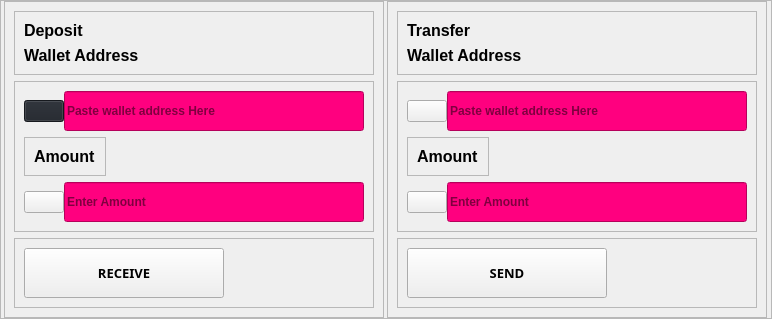
              <widget class="QFrame" name="frame_35">
               <property name="geometry">
                <rect>
                 <x>9</x>
                 <y>158</y>
                 <width>772</width>
                 <height>319</height>
                </rect>
               </property>
               <property name="sizePolicy">
                <sizepolicy hsizetype="Fixed" vsizetype="Expanding">
                 <horstretch>0</horstretch>
                 <verstretch>0</verstretch>
                </sizepolicy>
               </property>
               <property name="frameShape">
                <enum>QFrame::StyledPanel</enum>
               </property>
               <property name="frameShadow">
                <enum>QFrame::Raised</enum>
               </property>
               <layout class="QHBoxLayout" name="horizontalLayout_14">
                <property name="spacing">
                 <number>0</number>
                </property>
                <property name="leftMargin">
                 <number>0</number>
                </property>
                <property name="topMargin">
                 <number>0</number>
                </property>
                <property name="rightMargin">
                 <number>0</number>
                </property>
                <property name="bottomMargin">
                 <number>0</number>
                </property>
                <item>
                 <widget class="QFrame" name="frame_31">
                  <property name="sizePolicy">
                   <sizepolicy hsizetype="Fixed" vsizetype="Fixed">
                    <horstretch>0</horstretch>
                    <verstretch>0</verstretch>
                   </sizepolicy>
                  </property>
                  <property name="minimumSize">
                   <size>
                    <width>0</width>
                    <height>0</height>
                   </size>
                  </property>
                  <property name="frameShape">
                   <enum>QFrame::StyledPanel</enum>
                  </property>
                  <property name="frameShadow">
                   <enum>QFrame::Raised</enum>
                  </property>
                  <layout class="QVBoxLayout" name="verticalLayout_47">
                   <item>
                    <widget class="QFrame" name="frame_34">
                     <property name="toolTip">
                      <string notr="true"/>
                     </property>
                     <property name="frameShape">
                      <enum>QFrame::StyledPanel</enum>
                     </property>
                     <property name="frameShadow">
                      <enum>QFrame::Raised</enum>
                     </property>
                     <layout class="QVBoxLayout" name="verticalLayout_50">
                      <item>
                       <widget class="QLabel" name="label_18">
                        <property name="font">
                         <font>
                          <pointsize>12</pointsize>
                          <weight>75</weight>
                          <bold>true</bold>
                         </font>
                        </property>
                        <property name="toolTip">
                         <string notr="true"/>
                        </property>
                        <property name="text">
                         <string>Deposit</string>
                        </property>
                       </widget>
                      </item>
                      <item>
                       <widget class="QLabel" name="label_12">
                        <property name="font">
                         <font>
                          <pointsize>12</pointsize>
                          <weight>75</weight>
                          <bold>true</bold>
                         </font>
                        </property>
                        <property name="toolTipDuration">
                         <number>-1</number>
                        </property>
                        <property name="text">
                         <string>Wallet Address</string>
                        </property>
                       </widget>
                      </item>
                     </layout>
                    </widget>
                   </item>
                   <item>
                    <widget class="QFrame" name="inputFrame">
                     <property name="sizePolicy">
                      <sizepolicy hsizetype="Expanding" vsizetype="Expanding">
                       <horstretch>0</horstretch>
                       <verstretch>0</verstretch>
                      </sizepolicy>
                     </property>
                     <property name="minimumSize">
                      <size>
                       <width>0</width>
                       <height>0</height>
                      </size>
                     </property>
                     <property name="frameShape">
                      <enum>QFrame::StyledPanel</enum>
                     </property>
                     <property name="frameShadow">
                      <enum>QFrame::Raised</enum>
                     </property>
                     <layout class="QVBoxLayout" name="verticalLayout_24">
                      <item>
                       <widget class="QFrame" name="addressLine">
                        <property name="sizePolicy">
                         <sizepolicy hsizetype="Fixed" vsizetype="Expanding">
                          <horstretch>0</horstretch>
                          <verstretch>0</verstretch>
                         </sizepolicy>
                        </property>
                        <property name="layoutDirection">
                         <enum>Qt::LeftToRight</enum>
                        </property>
                        <property name="frameShape">
                         <enum>QFrame::NoFrame</enum>
                        </property>
                        <property name="frameShadow">
                         <enum>QFrame::Raised</enum>
                        </property>
                        <layout class="QHBoxLayout" name="horizontalLayout_20">
                         <property name="spacing">
                          <number>0</number>
                         </property>
                         <property name="leftMargin">
                          <number>0</number>
                         </property>
                         <property name="topMargin">
                          <number>0</number>
                         </property>
                         <property name="rightMargin">
                          <number>0</number>
                         </property>
                         <property name="bottomMargin">
                          <number>0</number>
                         </property>
                         <item>
                          <layout class="QGridLayout" name="gridLayout_5" columnstretch="0,0">
                           <item row="0" column="1">
                            <widget class="QLineEdit" name="addressLineEdit">
                             <property name="sizePolicy">
                              <sizepolicy hsizetype="Expanding" vsizetype="Preferred">
                               <horstretch>0</horstretch>
                               <verstretch>0</verstretch>
                              </sizepolicy>
                             </property>
                             <property name="minimumSize">
                              <size>
                               <width>300</width>
                               <height>40</height>
                              </size>
                             </property>
                             <property name="font">
                              <font>
                               <weight>75</weight>
                               <bold>true</bold>
                              </font>
                             </property>
                             <property name="toolTip">
                              <string>Paste wallet address here</string>
                             </property>
                             <property name="styleSheet">
                              <string notr="true">background-color: rgb(255, 0, 127);</string>
                             </property>
                             <property name="placeholderText">
                              <string>Paste wallet address Here</string>
                             </property>
                            </widget>
                           </item>
                           <item row="0" column="0" alignment="Qt::AlignHCenter">
                            <widget class="QPushButton" name="CertBtn_2">
                             <property name="styleSheet">
                              <string notr="true">background-color:#1f232a;</string>
                             </property>
                             <property name="text">
                              <string/>
                             </property>
                             <property name="icon">
                              <iconset resource="resources.qrc">
                               <normaloff>:/icons/icons/clipboard.svg</normaloff>:/icons/icons/clipboard.svg</iconset>
                             </property>
                             <property name="iconSize">
                              <size>
                               <width>24</width>
                               <height>24</height>
                              </size>
                             </property>
                            </widget>
                           </item>
                          </layout>
                         </item>
                        </layout>
                       </widget>
                      </item>
                      <item alignment="Qt::AlignLeft|Qt::AlignBottom">
                       <widget class="QFrame" name="frame_36">
                        <property name="sizePolicy">
                         <sizepolicy hsizetype="Preferred" vsizetype="Expanding">
                          <horstretch>0</horstretch>
                          <verstretch>0</verstretch>
                         </sizepolicy>
                        </property>
                        <property name="frameShape">
                         <enum>QFrame::StyledPanel</enum>
                        </property>
                        <property name="frameShadow">
                         <enum>QFrame::Raised</enum>
                        </property>
                        <layout class="QHBoxLayout" name="horizontalLayout_29">
                         <item alignment="Qt::AlignLeft|Qt::AlignBottom">
                          <widget class="QLabel" name="label_11">
                           <property name="font">
                            <font>
                             <pointsize>12</pointsize>
                             <weight>75</weight>
                             <bold>true</bold>
                            </font>
                           </property>
                           <property name="text">
                            <string>Amount</string>
                           </property>
                          </widget>
                         </item>
                        </layout>
                       </widget>
                      </item>
                      <item>
                       <widget class="QFrame" name="amountLine">
                        <property name="sizePolicy">
                         <sizepolicy hsizetype="Preferred" vsizetype="Preferred">
                          <horstretch>0</horstretch>
                          <verstretch>0</verstretch>
                         </sizepolicy>
                        </property>
                        <property name="minimumSize">
                         <size>
                          <width>0</width>
                          <height>0</height>
                         </size>
                        </property>
                        <property name="maximumSize">
                         <size>
                          <width>350</width>
                          <height>50</height>
                         </size>
                        </property>
                        <property name="layoutDirection">
                         <enum>Qt::LeftToRight</enum>
                        </property>
                        <property name="frameShape">
                         <enum>QFrame::NoFrame</enum>
                        </property>
                        <property name="frameShadow">
                         <enum>QFrame::Raised</enum>
                        </property>
                        <layout class="QHBoxLayout" name="horizontalLayout_23">
                         <property name="spacing">
                          <number>0</number>
                         </property>
                         <property name="leftMargin">
                          <number>0</number>
                         </property>
                         <property name="topMargin">
                          <number>0</number>
                         </property>
                         <property name="rightMargin">
                          <number>0</number>
                         </property>
                         <property name="bottomMargin">
                          <number>0</number>
                         </property>
                         <item>
                          <layout class="QGridLayout" name="gridLayout_6" columnstretch="0,0">
                           <item row="0" column="1">
                            <widget class="QLineEdit" name="amountLineEdit">
                             <property name="sizePolicy">
                              <sizepolicy hsizetype="Expanding" vsizetype="Preferred">
                               <horstretch>0</horstretch>
                               <verstretch>0</verstretch>
                              </sizepolicy>
                             </property>
                             <property name="minimumSize">
                              <size>
                               <width>300</width>
                               <height>40</height>
                              </size>
                             </property>
                             <property name="font">
                              <font>
                               <weight>75</weight>
                               <bold>true</bold>
                              </font>
                             </property>
                             <property name="toolTip">
                              <string>Enter Amount</string>
                             </property>
                             <property name="styleSheet">
                              <string notr="true">background-color: rgb(255, 0, 127);</string>
                             </property>
                             <property name="placeholderText">
                              <string>Enter Amount</string>
                             </property>
                            </widget>
                           </item>
                           <item row="0" column="0">
                            <widget class="QPushButton" name="pushButton_2">
                             <property name="text">
                              <string/>
                             </property>
                             <property name="icon">
                              <iconset resource="resources.qrc">
                               <normaloff>:/icons/icons/box.svg</normaloff>:/icons/icons/box.svg</iconset>
                             </property>
                             <property name="iconSize">
                              <size>
                               <width>24</width>
                               <height>24</height>
                              </size>
                             </property>
                            </widget>
                           </item>
                          </layout>
                         </item>
                        </layout>
                       </widget>
                      </item>
                     </layout>
                    </widget>
                   </item>
                   <item>
                    <widget class="QFrame" name="btnFrame">
                     <property name="frameShape">
                      <enum>QFrame::StyledPanel</enum>
                     </property>
                     <property name="frameShadow">
                      <enum>QFrame::Raised</enum>
                     </property>
                     <layout class="QVBoxLayout" name="verticalLayout_54">
                      <item>
                       <widget class="QPushButton" name="receiveBtn">
                        <property name="sizePolicy">
                         <sizepolicy hsizetype="Fixed" vsizetype="Fixed">
                          <horstretch>0</horstretch>
                          <verstretch>0</verstretch>
                         </sizepolicy>
                        </property>
                        <property name="minimumSize">
                         <size>
                          <width>200</width>
                          <height>50</height>
                         </size>
                        </property>
                        <property name="font">
                         <font>
                          <family>Segoe Print</family>
                          <pointsize>10</pointsize>
                          <weight>75</weight>
                          <bold>true</bold>
                         </font>
                        </property>
                        <property name="toolTip">
                         <string>Click to Receive</string>
                        </property>
                        <property name="styleSheet">
                         <string notr="true"/>
                        </property>
                        <property name="text">
                         <string>RECEIVE</string>
                        </property>
                       </widget>
                      </item>
                     </layout>
                    </widget>
                   </item>
                  </layout>
                 </widget>
                </item>
                <item>
                 <widget class="QFrame" name="frame_40">
                  <property name="sizePolicy">
                   <sizepolicy hsizetype="Fixed" vsizetype="Fixed">
                    <horstretch>0</horstretch>
                    <verstretch>0</verstretch>
                   </sizepolicy>
                  </property>
                  <property name="minimumSize">
                   <size>
                    <width>200</width>
                    <height>200</height>
                   </size>
                  </property>
                  <property name="frameShape">
                   <enum>QFrame::StyledPanel</enum>
                  </property>
                  <property name="frameShadow">
                   <enum>QFrame::Raised</enum>
                  </property>
                  <layout class="QVBoxLayout" name="verticalLayout_58">
                   <item>
                    <widget class="QFrame" name="frame_41">
                     <property name="toolTip">
                      <string notr="true"/>
                     </property>
                     <property name="frameShape">
                      <enum>QFrame::StyledPanel</enum>
                     </property>
                     <property name="frameShadow">
                      <enum>QFrame::Raised</enum>
                     </property>
                     <layout class="QVBoxLayout" name="verticalLayout_55">
                      <item>
                       <widget class="QLabel" name="label_19">
                        <property name="font">
                         <font>
                          <pointsize>12</pointsize>
                          <weight>75</weight>
                          <bold>true</bold>
                         </font>
                        </property>
                        <property name="toolTip">
                         <string notr="true"/>
                        </property>
                        <property name="text">
                         <string>Transfer</string>
                        </property>
                       </widget>
                      </item>
                      <item>
                       <widget class="QLabel" name="label_20">
                        <property name="font">
                         <font>
                          <pointsize>12</pointsize>
                          <weight>75</weight>
                          <bold>true</bold>
                         </font>
                        </property>
                        <property name="toolTip">
                         <string notr="true"/>
                        </property>
                        <property name="text">
                         <string>Wallet Address</string>
                        </property>
                       </widget>
                      </item>
                     </layout>
                    </widget>
                   </item>
                   <item>
                    <widget class="QFrame" name="inputFrame_2">
                     <property name="sizePolicy">
                      <sizepolicy hsizetype="Expanding" vsizetype="Expanding">
                       <horstretch>0</horstretch>
                       <verstretch>0</verstretch>
                      </sizepolicy>
                     </property>
                     <property name="frameShape">
                      <enum>QFrame::StyledPanel</enum>
                     </property>
                     <property name="frameShadow">
                      <enum>QFrame::Raised</enum>
                     </property>
                     <layout class="QVBoxLayout" name="verticalLayout_57">
                      <item>
                       <widget class="QFrame" name="addressLine_2">
                        <property name="sizePolicy">
                         <sizepolicy hsizetype="Fixed" vsizetype="Expanding">
                          <horstretch>0</horstretch>
                          <verstretch>0</verstretch>
                         </sizepolicy>
                        </property>
                        <property name="layoutDirection">
                         <enum>Qt::LeftToRight</enum>
                        </property>
                        <property name="styleSheet">
                         <string notr="true">gridline-color: rgb(255, 0, 127);</string>
                        </property>
                        <property name="frameShape">
                         <enum>QFrame::NoFrame</enum>
                        </property>
                        <property name="frameShadow">
                         <enum>QFrame::Raised</enum>
                        </property>
                        <layout class="QHBoxLayout" name="horizontalLayout_21">
                         <property name="spacing">
                          <number>0</number>
                         </property>
                         <property name="leftMargin">
                          <number>0</number>
                         </property>
                         <property name="topMargin">
                          <number>0</number>
                         </property>
                         <property name="rightMargin">
                          <number>0</number>
                         </property>
                         <property name="bottomMargin">
                          <number>0</number>
                         </property>
                         <item>
                          <layout class="QGridLayout" name="gridLayout_7" columnstretch="0,0">
                           <item row="0" column="1">
                            <widget class="QLineEdit" name="addressLineEditT">
                             <property name="sizePolicy">
                              <sizepolicy hsizetype="Expanding" vsizetype="Preferred">
                               <horstretch>0</horstretch>
                               <verstretch>0</verstretch>
                              </sizepolicy>
                             </property>
                             <property name="minimumSize">
                              <size>
                               <width>300</width>
                               <height>40</height>
                              </size>
                             </property>
                             <property name="font">
                              <font>
                               <weight>75</weight>
                               <bold>true</bold>
                              </font>
                             </property>
                             <property name="toolTip">
                              <string>Paste wallet address here</string>
                             </property>
                             <property name="styleSheet">
                              <string notr="true">background-color: rgb(255, 0, 127);</string>
                             </property>
                             <property name="placeholderText">
                              <string>Paste wallet address Here</string>
                             </property>
                            </widget>
                           </item>
                           <item row="0" column="0" alignment="Qt::AlignHCenter">
                            <widget class="QPushButton" name="CertBtn_4">
                             <property name="styleSheet">
                              <string notr="true"/>
                             </property>
                             <property name="text">
                              <string/>
                             </property>
                             <property name="icon">
                              <iconset resource="resources.qrc">
                               <normaloff>:/icons/icons/clipboard.svg</normaloff>:/icons/icons/clipboard.svg</iconset>
                             </property>
                             <property name="iconSize">
                              <size>
                               <width>24</width>
                               <height>24</height>
                              </size>
                             </property>
                            </widget>
                           </item>
                          </layout>
                         </item>
                        </layout>
                       </widget>
                      </item>
                      <item alignment="Qt::AlignLeft|Qt::AlignBottom">
                       <widget class="QFrame" name="frame_42">
                        <property name="sizePolicy">
                         <sizepolicy hsizetype="Preferred" vsizetype="Expanding">
                          <horstretch>0</horstretch>
                          <verstretch>0</verstretch>
                         </sizepolicy>
                        </property>
                        <property name="frameShape">
                         <enum>QFrame::StyledPanel</enum>
                        </property>
                        <property name="frameShadow">
                         <enum>QFrame::Raised</enum>
                        </property>
                        <layout class="QHBoxLayout" name="horizontalLayout_30">
                         <item alignment="Qt::AlignLeft|Qt::AlignBottom">
                          <widget class="QLabel" name="label_21">
                           <property name="font">
                            <font>
                             <pointsize>12</pointsize>
                             <weight>75</weight>
                             <bold>true</bold>
                            </font>
                           </property>
                           <property name="text">
                            <string>Amount</string>
                           </property>
                          </widget>
                         </item>
                        </layout>
                       </widget>
                      </item>
                      <item>
                       <widget class="QFrame" name="amountLine_2">
                        <property name="sizePolicy">
                         <sizepolicy hsizetype="Preferred" vsizetype="Preferred">
                          <horstretch>0</horstretch>
                          <verstretch>0</verstretch>
                         </sizepolicy>
                        </property>
                        <property name="maximumSize">
                         <size>
                          <width>350</width>
                          <height>50</height>
                         </size>
                        </property>
                        <property name="layoutDirection">
                         <enum>Qt::LeftToRight</enum>
                        </property>
                        <property name="styleSheet">
                         <string notr="true">gridline-color: rgb(255, 0, 127);</string>
                        </property>
                        <property name="frameShape">
                         <enum>QFrame::NoFrame</enum>
                        </property>
                        <property name="frameShadow">
                         <enum>QFrame::Raised</enum>
                        </property>
                        <layout class="QHBoxLayout" name="horizontalLayout_24">
                         <property name="spacing">
                          <number>0</number>
                         </property>
                         <property name="leftMargin">
                          <number>0</number>
                         </property>
                         <property name="topMargin">
                          <number>0</number>
                         </property>
                         <property name="rightMargin">
                          <number>0</number>
                         </property>
                         <property name="bottomMargin">
                          <number>0</number>
                         </property>
                         <item>
                          <layout class="QGridLayout" name="gridLayout_8" columnstretch="0,0">
                           <item row="0" column="1">
                            <widget class="QLineEdit" name="amountLineEditT">
                             <property name="sizePolicy">
                              <sizepolicy hsizetype="Expanding" vsizetype="Preferred">
                               <horstretch>0</horstretch>
                               <verstretch>0</verstretch>
                              </sizepolicy>
                             </property>
                             <property name="minimumSize">
                              <size>
                               <width>300</width>
                               <height>40</height>
                              </size>
                             </property>
                             <property name="font">
                              <font>
                               <weight>75</weight>
                               <bold>true</bold>
                              </font>
                             </property>
                             <property name="toolTip">
                              <string>Enter Amount</string>
                             </property>
                             <property name="styleSheet">
                              <string notr="true">background-color: rgb(255, 0, 127);</string>
                             </property>
                             <property name="placeholderText">
                              <string>Enter Amount</string>
                             </property>
                            </widget>
                           </item>
                           <item row="0" column="0">
                            <widget class="QPushButton" name="pushButton_33">
                             <property name="text">
                              <string/>
                             </property>
                             <property name="icon">
                              <iconset resource="resources.qrc">
                               <normaloff>:/icons/icons/box.svg</normaloff>:/icons/icons/box.svg</iconset>
                             </property>
                             <property name="iconSize">
                              <size>
                               <width>24</width>
                               <height>24</height>
                              </size>
                             </property>
                            </widget>
                           </item>
                          </layout>
                         </item>
                        </layout>
                       </widget>
                      </item>
                     </layout>
                    </widget>
                   </item>
                   <item>
                    <widget class="QFrame" name="btnFrame_2">
                     <property name="frameShape">
                      <enum>QFrame::StyledPanel</enum>
                     </property>
                     <property name="frameShadow">
                      <enum>QFrame::Raised</enum>
                     </property>
                     <layout class="QVBoxLayout" name="verticalLayout_56">
                      <item>
                       <widget class="QPushButton" name="sendAssetsBtn">
                        <property name="sizePolicy">
                         <sizepolicy hsizetype="Fixed" vsizetype="Fixed">
                          <horstretch>0</horstretch>
                          <verstretch>0</verstretch>
                         </sizepolicy>
                        </property>
                        <property name="minimumSize">
                         <size>
                          <width>200</width>
                          <height>50</height>
                         </size>
                        </property>
                        <property name="font">
                         <font>
                          <family>Segoe Print</family>
                          <pointsize>10</pointsize>
                          <weight>75</weight>
                          <bold>true</bold>
                         </font>
                        </property>
                        <property name="toolTip">
                         <string>Click to Send</string>
                        </property>
                        <property name="styleSheet">
                         <string notr="true"/>
                        </property>
                        <property name="text">
                         <string>SEND</string>
                        </property>
                       </widget>
                      </item>
                     </layout>
                    </widget>
                   </item>
                  </layout>
                 </widget>
                </item>
               </layout>
              </widget>
